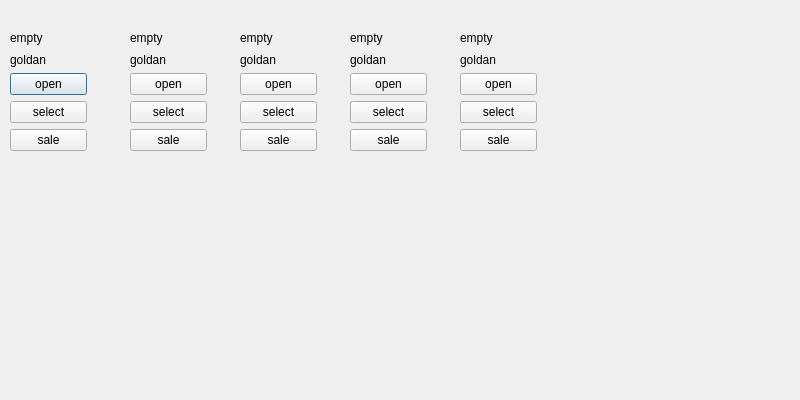
<?xml version="1.0" encoding="UTF-8"?>
<ui version="4.0">
 <class>second</class>
 <widget class="QDialog" name="second">
  <property name="geometry">
   <rect>
    <x>0</x>
    <y>0</y>
    <width>800</width>
    <height>400</height>
   </rect>
  </property>
  <property name="windowTitle">
   <string>Dialog</string>
  </property>
  <widget class="QWidget" name="layoutWidget">
   <property name="geometry">
    <rect>
     <x>10</x>
     <y>30</y>
     <width>77</width>
     <height>121</height>
    </rect>
   </property>
   <layout class="QVBoxLayout" name="verticalLayout">
    <item>
     <widget class="QLabel" name="labelName1">
      <property name="text">
       <string>empty</string>
      </property>
     </widget>
    </item>
    <item>
     <widget class="QLabel" name="label">
      <property name="text">
       <string>goldan</string>
      </property>
     </widget>
    </item>
    <item>
     <widget class="QPushButton" name="openButton1">
      <property name="text">
       <string>open</string>
      </property>
     </widget>
    </item>
    <item>
     <widget class="QPushButton" name="selectButton1">
      <property name="text">
       <string>select</string>
      </property>
     </widget>
    </item>
    <item>
     <widget class="QPushButton" name="saleButton1">
      <property name="text">
       <string>sale</string>
      </property>
     </widget>
    </item>
   </layout>
  </widget>
  <widget class="QWidget" name="layoutWidget">
   <property name="geometry">
    <rect>
     <x>130</x>
     <y>30</y>
     <width>77</width>
     <height>121</height>
    </rect>
   </property>
   <layout class="QVBoxLayout" name="verticalLayout_2">
    <item>
     <widget class="QLabel" name="labelName2">
      <property name="text">
       <string>empty</string>
      </property>
     </widget>
    </item>
    <item>
     <widget class="QLabel" name="label_3">
      <property name="text">
       <string>goldan</string>
      </property>
     </widget>
    </item>
    <item>
     <widget class="QPushButton" name="openButton2">
      <property name="text">
       <string>open</string>
      </property>
     </widget>
    </item>
    <item>
     <widget class="QPushButton" name="selectButton2">
      <property name="text">
       <string>select</string>
      </property>
     </widget>
    </item>
    <item>
     <widget class="QPushButton" name="saleButton2">
      <property name="text">
       <string>sale</string>
      </property>
     </widget>
    </item>
   </layout>
  </widget>
  <widget class="QWidget" name="layoutWidget">
   <property name="geometry">
    <rect>
     <x>240</x>
     <y>30</y>
     <width>77</width>
     <height>121</height>
    </rect>
   </property>
   <layout class="QVBoxLayout" name="verticalLayout_3">
    <item>
     <widget class="QLabel" name="labelName3">
      <property name="text">
       <string>empty</string>
      </property>
     </widget>
    </item>
    <item>
     <widget class="QLabel" name="label_4">
      <property name="text">
       <string>goldan</string>
      </property>
     </widget>
    </item>
    <item>
     <widget class="QPushButton" name="openButton3">
      <property name="text">
       <string>open</string>
      </property>
     </widget>
    </item>
    <item>
     <widget class="QPushButton" name="selectButton3">
      <property name="text">
       <string>select</string>
      </property>
     </widget>
    </item>
    <item>
     <widget class="QPushButton" name="saleButton3">
      <property name="text">
       <string>sale</string>
      </property>
     </widget>
    </item>
   </layout>
  </widget>
  <widget class="QWidget" name="layoutWidget">
   <property name="geometry">
    <rect>
     <x>350</x>
     <y>30</y>
     <width>77</width>
     <height>121</height>
    </rect>
   </property>
   <layout class="QVBoxLayout" name="verticalLayout_4">
    <item>
     <widget class="QLabel" name="labelName4">
      <property name="text">
       <string>empty</string>
      </property>
     </widget>
    </item>
    <item>
     <widget class="QLabel" name="label_5">
      <property name="text">
       <string>goldan</string>
      </property>
     </widget>
    </item>
    <item>
     <widget class="QPushButton" name="openButton4">
      <property name="text">
       <string>open</string>
      </property>
     </widget>
    </item>
    <item>
     <widget class="QPushButton" name="selectButton4">
      <property name="text">
       <string>select</string>
      </property>
     </widget>
    </item>
    <item>
     <widget class="QPushButton" name="saleButton4">
      <property name="text">
       <string>sale</string>
      </property>
     </widget>
    </item>
   </layout>
  </widget>
  <widget class="QWidget" name="layoutWidget">
   <property name="geometry">
    <rect>
     <x>460</x>
     <y>30</y>
     <width>77</width>
     <height>121</height>
    </rect>
   </property>
   <layout class="QVBoxLayout" name="verticalLayout_5">
    <item>
     <widget class="QLabel" name="labelName5">
      <property name="text">
       <string>empty</string>
      </property>
     </widget>
    </item>
    <item>
     <widget class="QLabel" name="label_6">
      <property name="text">
       <string>goldan</string>
      </property>
     </widget>
    </item>
    <item>
     <widget class="QPushButton" name="openButton5">
      <property name="text">
       <string>open</string>
      </property>
     </widget>
    </item>
    <item>
     <widget class="QPushButton" name="selectButton5">
      <property name="text">
       <string>select</string>
      </property>
     </widget>
    </item>
    <item>
     <widget class="QPushButton" name="saleButton5">
      <property name="text">
       <string>sale</string>
      </property>
     </widget>
    </item>
   </layout>
  </widget>
 </widget>
 <resources/>
 <connections/>
</ui>
